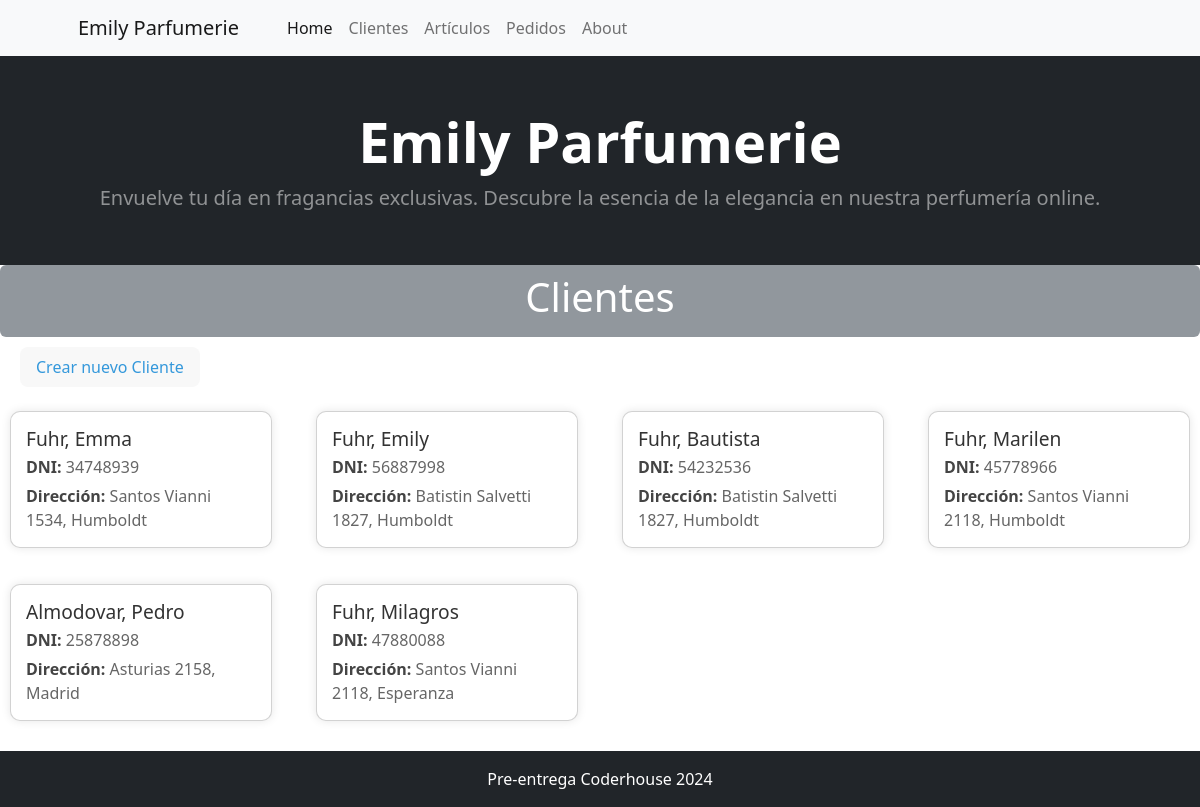
The app's page /cliente/cliente/, older data.
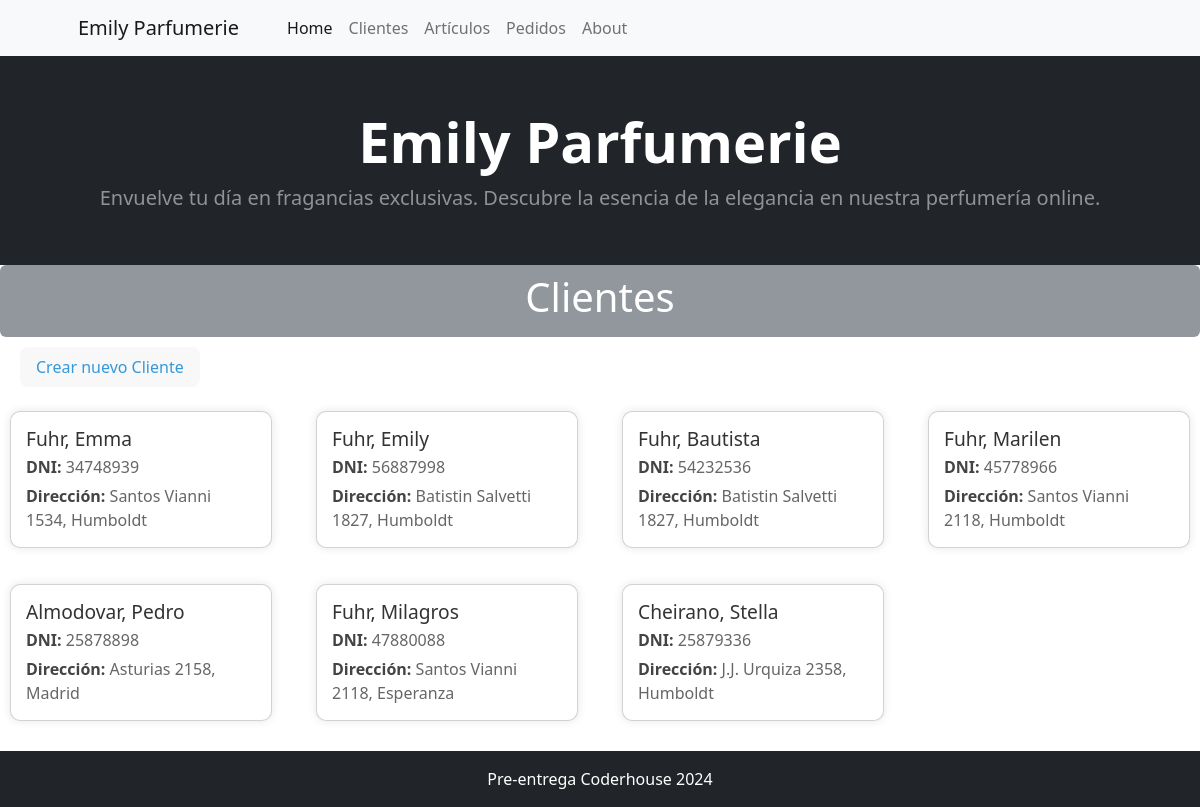
The same page, newer data.
### cliente/models.py (models this page shows)
class Cliente(models.Model):
    nombre = models.CharField(max_length=200, verbose_name='Nombre')
    apellido = models.CharField(max_length=200, verbose_name='Apellido')
    dni = models.CharField(max_length=8,verbose_name='DNI', unique=True)
    direccion =  models.CharField(max_length=200, verbose_name='Dirección')
    ciudad =  models.CharField(max_length=200, verbose_name='Ciudad', default='',null=False)
    def __str__(self):
        return f"{self.apellido}, {self.nombre}"
    class Meta:
        verbose_name_plural = "Clientes"
        verbose_name = 'Cliente'

### cliente/views.py (the view)
# urls.py: path("cliente/", views.home, name="home"),
def home(request):
    consulta_clientes = models.Cliente.objects.all()
    context = {"clientes": consulta_clientes}
    return render(request, "cliente/index.html", context)

### cliente/templates/cliente/index.html (shortened to what this page needs)
{% extends 'core/base.html' %}
{% block titulo %}
    Clientes
{% endblock titulo %}
{% block contenido %}
<div style="margin-left: 20px; margin-top: 10px; display: inline-block; background-color: #f8f8f8; color: #3498db; padding: 8px 16px; border-radius: 8px;">
    <a href="{% url 'cliente:crear_cliente' %}" style="color: #3498db; text-decoration: none;">Crear nuevo Cliente</a>
</div>
    <section class="clientes mt-4">
        <div class="row">
            {% for cliente in clientes %}
                <div class="col-md-3 mb-3">
                    <div class="card-container">
                        <div class="card">
                            <div class="card-body">
                                <h3 class="card-title">{{ cliente }}</h3>
                                <p class="card-text">
                                    <strong>DNI:</strong> {{ cliente.dni }}
                                </p>
                                <p class="card-text">
                                    <strong>Dirección:</strong> {{ cliente.direccion }}, {{ cliente.ciudad }}
                                </p>
                            </div>
                        </div>
                    </div>
                </div>
            {% endfor %}
        </div>
    </section>
<div style="height: 50px;"></div>
{% endblock contenido %}

Row changes from the older to the newer data that the page shows:
added Cliente: apellido+nombre "Cheirano, Stella", dni "25879336", direccion "J.J. Urquiza 2358", ciudad "Humboldt"
